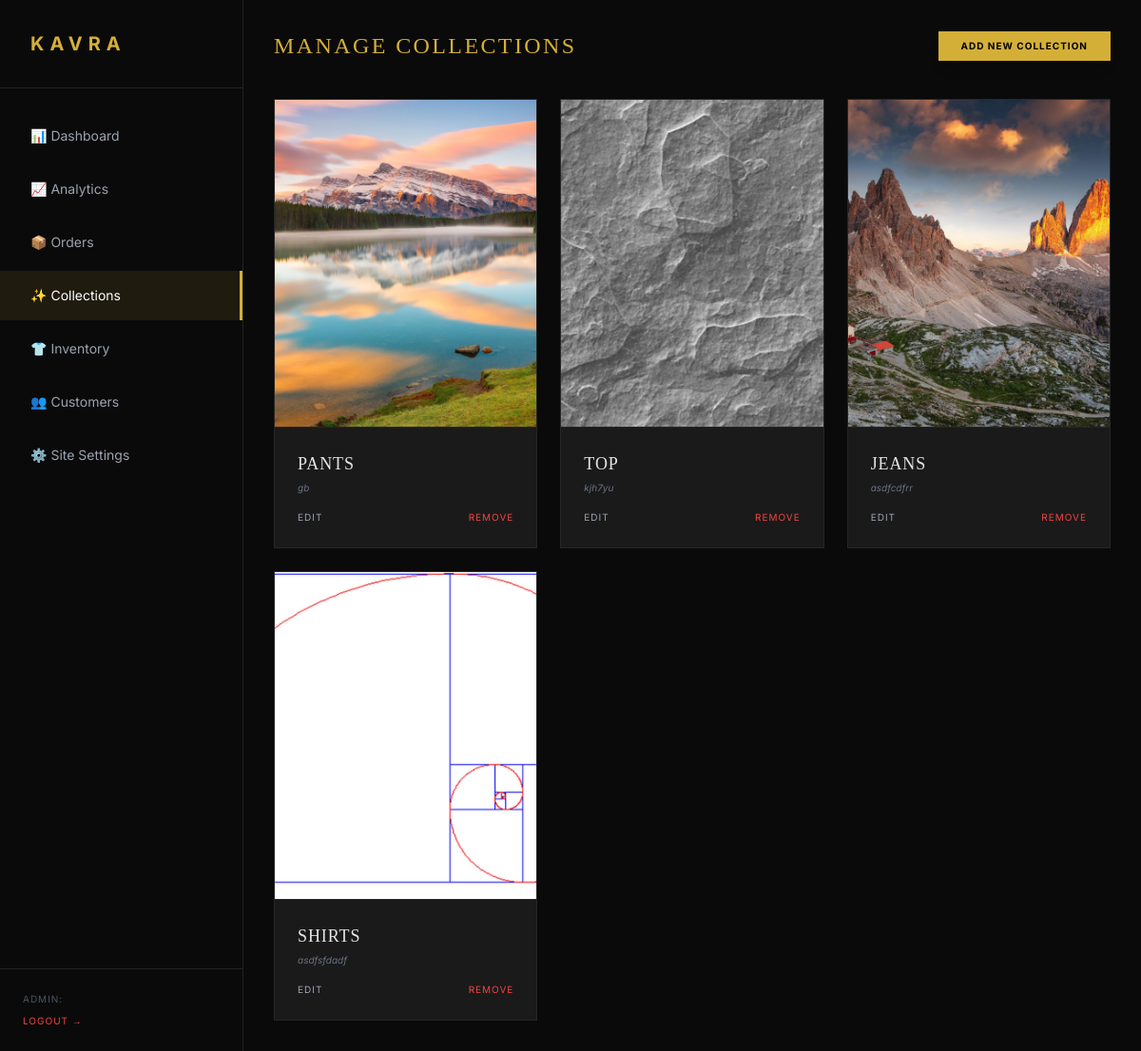
/management/dashboard/collections/, run on the app's committed database.
### store/models.py (models this page shows, shortened)
class Collection(models.Model):
    name = models.CharField(max_length=100)
    slug = models.SlugField(unique=True)
    description = models.TextField(blank=True)
    image = ResizedImageField(
        size=[1200, 1500],           # Max width/height (Perfect for vertical luxury shots)
        crop=['middle', 'center'],   # Auto-crop to fill the dimensions
        quality=85,                  # High-quality compression
        upload_to='collections/%Y/',
        force_format='JPEG',         # Convert PNGs to JPEGs for smaller file sizes
        blank=True,
        null=True
    )
    class Meta:
        ordering = ['-id']

### dashboard/views.py (the view)
# urls.py: path('collections/', views.manage_collections, name='manage_collections'),
def manage_collections(request):
    collections = Collection.objects.all().order_by('-id')
    return render(request, 'adminpanel/manage_collections.html', {'collections': collections})

### templates/adminpanel/manage_collections.html
{% extends 'adminpanel/base.html' %}
{% block content %}
<div class="p-8">
    <div class="flex justify-between items-center mb-10">
        <h1 class="text-2xl font-luxury gold-text uppercase tracking-widest">Manage Collections</h1>
        <a href="{% url 'add_collection' %}" class="px-6 py-2 gold-bg text-black font-bold text-[10px] uppercase tracking-widest shadow-lg">Add New Collection</a>
    </div>
    <div class="grid grid-cols-1 md:grid-cols-2 lg:grid-cols-3 gap-6">
        {% for col in collections %}
        <div class="card overflow-hidden group">
            <div class="aspect-[4/5] overflow-hidden bg-neutral-900">
                {% if col.image %}
                    <img src="{{ col.image.url }}" class="w-full h-full object-cover group-hover:scale-105 transition duration-500">
                {% endif %}
            </div>
            <div class="p-6 border-t border-white/5">
                <h3 class="font-luxury text-lg mb-1 uppercase tracking-wider">{{ col.name }}</h3>
                <p class="text-[10px] text-gray-500 mb-4 italic">{{ col.slug }}</p>
                <div class="flex justify-between">
                    <a href="{% url 'edit_collection' col.id %}" class="text-[10px] uppercase tracking-widest text-gray-400 hover:text-white transition">Edit</a>
                    <a href="{% url 'delete_collection' col.id %}" class="text-[10px] uppercase tracking-widest text-red-500 hover:underline">Remove</a>
                </div>
            </div>
        </div>
        {% endfor %}
    </div>
</div>
{% endblock %}

### templates/adminpanel/base.html (shortened to what this page needs)
<!DOCTYPE html>
<html lang="en">
<head>
    <script src="https://cdn.tailwindcss.com"></script>
</head>
<body class="flex flex-col md:flex-row min-h-screen">
    <aside class="w-64 border-r border-white/10 hidden md:flex flex-col sticky top-0 h-screen shrink-0">
        <div class="p-8 text-xl font-bold tracking-[0.3em] gold-text border-b border-white/10">KAVRA</div>
        <nav class="flex-1 mt-6 space-y-1">
            <a href="{% url 'dashboard_home' %}" class="sidebar-link flex items-center px-8 py-4 text-sm {% if request.resolver_match.url_name == 'dashboard_home' %}active gold-text{% else %}text-gray-400{% endif %}">📊 Dashboard</a>
            <a href="{% url 'analytics' %}" class="sidebar-link flex items-center px-8 py-4 text-sm {% if request.resolver_match.url_name == 'analytics' %}active gold-text{% else %}text-gray-400{% endif %}">📈 Analytics</a>
            <a href="{% url 'orders' %}" class="sidebar-link flex items-center px-8 py-4 text-sm {% if request.resolver_match.url_name == 'orders' %}active gold-text{% else %}text-gray-400{% endif %}">📦 Orders</a>
            <a href="{% url 'manage_collections' %}" class="sidebar-link flex items-center px-8 py-4 text-sm {% if 'collection' in request.path %}active gold-text{% else %}text-gray-400{% endif %}">✨ Collections</a>
            <a href="{% url 'inventory' %}" class="sidebar-link flex items-center px-8 py-4 text-sm {% if 'inventory' in request.path or 'product' in request.path %}active gold-text{% else %}text-gray-400{% endif %}">👕 Inventory</a>
            <a href="{% url 'customers' %}" class="sidebar-link flex items-center px-8 py-4 text-sm {% if request.resolver_match.url_name == 'customers' %}active gold-text{% else %}text-gray-400{% endif %}">👥 Customers</a>
            <a href="{% url 'settings' %}" class="sidebar-link flex items-center px-8 py-4 text-sm {% if request.resolver_match.url_name == 'site_settings' %}active gold-text{% else %}text-gray-400{% endif %}">⚙️ Site Settings</a>
        </nav>
        <div class="p-6 border-t border-white/10 text-[10px] text-gray-600 uppercase tracking-widest">
            <p>Admin: {{ request.user.username }}</p>
            <a href="{% url 'admin_logout' %}" class="text-red-500 mt-2 block hover:underline">Logout →</a>
        </div>
    </aside>
    <main class="flex-1">
        {% block content %}
        {% endblock %}
    </main>
</body>
</html>

### templates/adminpanel/base.html (style rules this page uses)
:root { --gold: #D4AF37; --card-bg: #1A1A1A; }
body { font-family: 'Inter', sans-serif; background-color: #0A0A0A; color: #E5E5E5; margin-bottom: 70px; }
@media (min-width: 768px) { body { margin-bottom: 0; } }
.font-luxury { font-family: 'Cinzel', serif; }
.gold-text { color: var(--gold); }
.gold-bg { background-color: var(--gold); }
.sidebar-link { transition: all 0.3s ease; border-right: 3px solid transparent; }
.sidebar-link:hover, .sidebar-link.active { background: rgba(212, 175, 55, 0.1); border-right: 3px solid var(--gold); color: white; }
.card { background-color: var(--card-bg); border: 1px solid rgba(255,255,255,0.05); }

### data on the page
Collection: image (picture), name "PANTS", slug "gb"
Collection: image (picture), name "TOP", slug "kjh7yu"
Collection: image (picture), name "JEANS", slug "asdfcdfrr"
Collection: image (picture), name "SHIRTS", slug "asdfsfdadf"
